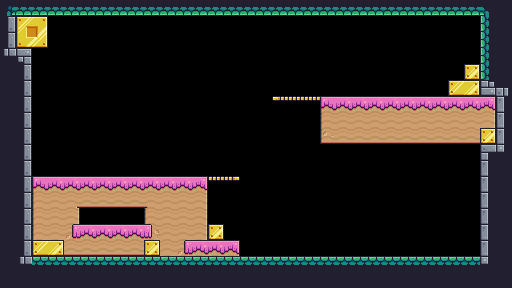

The image is a tile-based game level rendered from a .tmx file. Its description and complete source (layers, tilesets, objects, tile grids) follow:
An orthogonal 32x18 tile map with 16x16 px tiles, 1 tile layer (terrain), 2 tilesets and 15 objects.

<map version="1.8" tiledversion="1.8.4" orientation="orthogonal" renderorder="right-down" width="32" height="18" tilewidth="16" tileheight="16" infinite="0" nextlayerid="3" nextobjectid="16">
 <tileset firstgid="1" source="Terrain.tsx" />
 <tileset firstgid="172" source="GameItems.tsx" />
 <layer id="1" name="terrain" width="32" height="18">
  <data encoding="csv">
118,154,154,154,154,154,154,154,154,154,154,154,154,154,154,154,154,154,154,154,154,154,154,154,154,154,154,154,154,154,119,135,
22,149,150,157,157,157,157,157,157,157,157,157,157,157,157,157,157,157,157,157,157,157,157,157,157,157,157,157,157,157,134,135,
22,168,169,157,157,157,157,157,157,157,157,157,157,157,157,157,157,157,157,157,157,157,157,157,157,157,157,157,157,157,134,135,
23,3,157,157,157,157,157,157,157,157,157,157,157,157,157,157,157,157,157,157,157,157,157,157,157,157,157,157,157,157,134,135,
135,22,157,157,157,157,157,157,157,157,157,157,157,157,157,157,157,157,157,157,157,157,157,157,157,157,157,157,157,148,134,135,
135,22,157,157,157,157,157,157,157,157,157,157,157,157,157,157,157,157,157,157,157,157,157,157,157,157,157,157,129,131,39,5,
135,22,157,157,157,157,157,157,157,157,157,157,157,157,157,157,157,15,16,16,120,121,121,121,121,121,121,121,121,121,122,20,
135,22,157,157,157,157,157,157,157,157,157,157,157,157,157,157,157,157,157,157,139,140,140,140,140,140,140,140,140,140,141,20,
135,22,157,157,157,157,157,157,157,157,157,157,157,157,157,157,157,157,157,157,158,159,159,159,159,159,159,159,159,159,148,20,
135,22,157,157,157,157,157,157,157,157,157,157,157,157,157,157,157,157,157,157,157,157,157,157,157,157,157,157,157,157,1,24,
135,22,157,157,157,157,157,157,157,157,157,157,157,157,157,157,157,157,157,157,157,157,157,157,157,157,157,157,157,157,20,135,
135,22,120,121,121,121,121,121,121,121,121,121,122,16,17,157,157,157,157,157,157,157,157,157,157,157,157,157,157,157,20,135,
135,22,139,140,123,159,159,159,159,124,140,140,141,157,157,157,157,157,157,157,157,157,157,157,157,157,157,157,157,157,20,135,
135,22,139,140,141,0,0,0,0,139,140,140,141,157,157,157,157,157,157,157,157,157,157,157,157,157,157,157,157,157,20,135,
135,22,139,140,142,121,121,121,121,143,140,140,141,148,157,157,157,157,157,157,157,157,157,157,157,157,157,157,157,157,20,135,
135,22,129,131,159,159,159,159,159,148,140,142,121,121,122,157,157,157,157,157,157,157,157,157,157,157,157,157,157,157,20,135,
135,23,116,116,116,116,116,116,116,116,116,116,116,116,116,116,116,116,116,116,116,116,116,116,116,116,116,116,116,116,24,135,
135,135,135,135,135,135,135,135,135,135,135,135,135,135,135,135,135,135,135,135,135,135,135,135,135,135,135,135,135,135,135,135
</data>
 </layer>
 <objectgroup id="2" name="items">
  <object id="1" gid="177" x="64" y="80" width="20" height="16" />
  <object id="2" gid="177" x="94" y="80" width="20" height="16" />
  <object id="3" gid="177" x="124" y="80" width="20" height="16" />
  <object id="4" gid="177" x="154" y="80" width="20" height="16" />
  <object id="5" gid="177" x="80" y="55" width="20" height="16" />
  <object id="6" gid="177" x="110" y="55" width="20" height="16" />
  <object id="7" gid="177" x="140" y="55" width="20" height="16" />
  <object id="8" gid="175" x="320" y="175" width="16" height="16" />
  <object id="9" gid="175" x="350" y="175" width="16" height="16" />
  <object id="10" gid="175" x="380" y="175" width="16" height="16" />
  <object id="11" gid="175" x="410" y="175" width="16" height="16" />
  <object id="12" gid="175" x="440" y="175" width="16" height="16" />
  <object id="13" gid="212" x="400" y="64" width="32" height="32" />
  <object id="14" gid="193" x="412" y="226" width="52" height="30">
   <properties>
    <property name="maxaxis" type="int" value="428" />
    <property name="minaxis" type="int" value="240" />
   </properties>
  </object>
  <object id="15" gid="193" x="100" y="146" width="52" height="30">
   <properties>
    <property name="maxaxis" type="int" value="188" />
    <property name="minaxis" type="int" value="32" />
   </properties>
  </object>
 </objectgroup>
</map>
